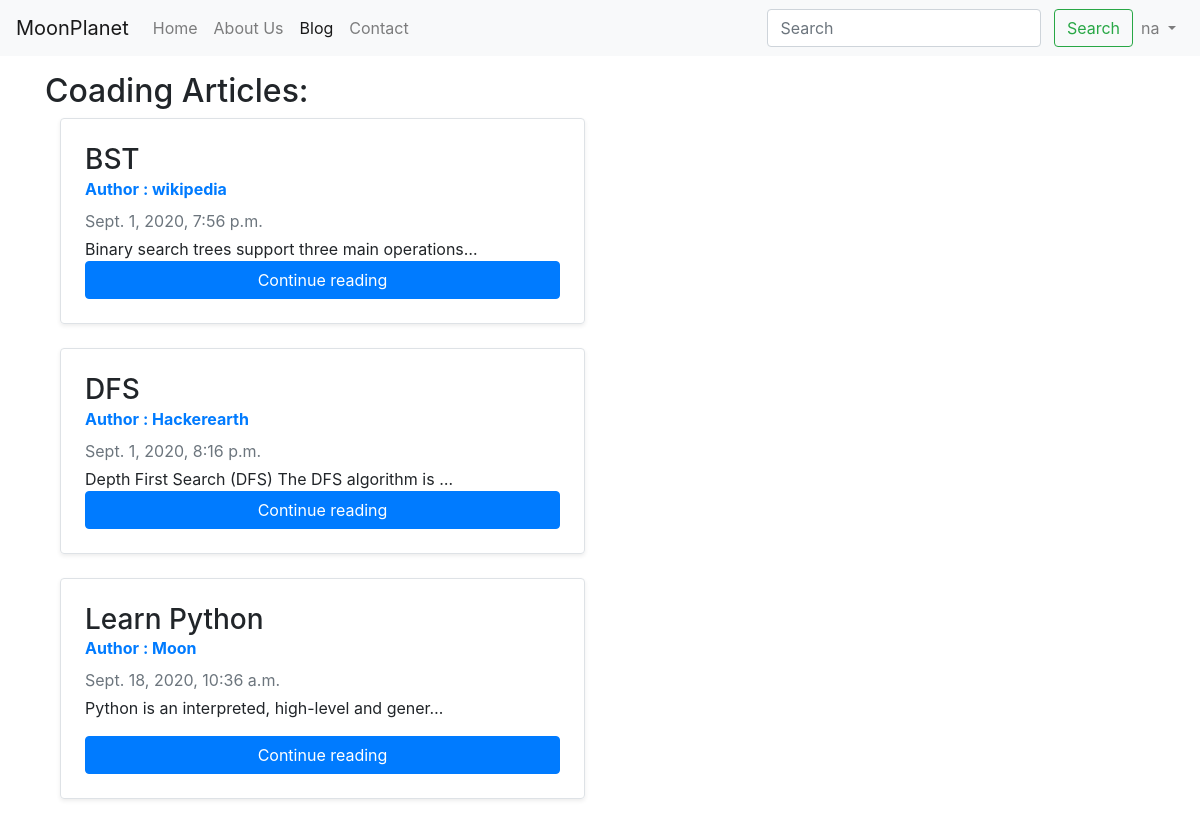
Page /blog/ (signed in) on the committed database.
### blog/models.py (models this page shows, shortened)
class Post(models.Model):
	sno=models.AutoField(primary_key=True)
	title=models.CharField(max_length=250,blank=False)
	content=models.TextField()
	author= models.CharField(max_length=50, blank=False)
	slug = models.CharField(max_length=250,blank=False)
	timeStamp=models.DateTimeField(auto_now=False, auto_now_add=True,blank=False)

### blog/views.py (the view)
# urls.py: path('', views.blogHome, name='blogHome'),
def blogHome(request):
	allposts=Post.objects.all()
	return render(request,'blog/blogHome.html',{'allPosts':allposts})

### templates/blog/blogHome.html (shortened to what this page needs)
{%extends 'base.html'%}
{%block blogactive%}active{%endblock blogactive%}
{%block body%}
<div class="container my-3">
<h2>Coading Articles: </h2>
{%for post in allPosts%}
<div class="col-md-6">
      <div class="row no-gutters border rounded overflow-hidden flex-md-row mb-4 shadow-sm h-md-250 position-relative">
        <div class="col p-4 d-flex flex-column position-static">
          <h3 class="mb-0">{{post.title}}</h3>
<strong class="d-inline-block mb-2 text-primary">Author : {{post.author}}</strong>
          <div class="mb-1 text-muted">{{post.timeStamp}}</div>
          <p class="card-text mb-auto">{{post.content|safe| truncatechars:50 }}</p>
          <a href="/blog/{{post.slug}}" role ="button" class="btn btn-primary">Continue reading</a>
        </div>
      </div>
    </div>
{%endfor%}
</div>
{%endblock%}

### templates/base.html (shortened to what this page needs)
<!doctype html>
<html lang="en">
  <head>
    <link rel="stylesheet" href="https://stackpath.bootstrapcdn.com/bootstrap/4.5.2/css/bootstrap.min.css">
  </head>
  <body>
    <nav class="navbar navbar-expand-lg navbar-light bg-light">
  <a class="navbar-brand" href="/">MoonPlanet</a>
  <div class="collapse navbar-collapse" id="navbarSupportedContent">
    <ul class="navbar-nav mr-auto">
      <li class="nav-item {%block homeactive%}{%endblock homeactive%}">
        <a class="nav-link" href="/">Home <span class="sr-only">(current)</span></a>
      </li>
      <li class="nav-item {%block aboutactive%}{%endblock aboutactive%}">
        <a class="nav-link" href="/about">About Us</a>
      </li>
	<li class="nav-item {%block blogactive%}{%endblock blogactive%}">
        <a class="nav-link" href="/blog">Blog</a>
      </li>
      <li class="nav-item {%block contactactive%}{%endblock contactactive%}">
        <a class="nav-link" href="/contact">Contact</a>
      </li>
    </ul>
<div class="ml-auto form-inline">
    <form method="get" action="/search" class="my-2 my-lg-0">
      <input class="form-control mr-sm-2" type="search" placeholder="Search" aria-label="Search" name="query" id="querys">
      <button class="btn btn-outline-success my-2 my-sm-0" type="submit">Search</button>
    </form>
{% if user.is_authenticated %}
<ul class="navbar-nav">
<li class="nav-item dropdown">
        <a class="nav-link dropdown-toggle" href="#" id="navbarDropdown" role="button" data-toggle="dropdown" aria-haspopup="true" aria-expanded="false">
          {{request.user}}
        </a>
      </li>
</ul>
{% endif %}
  </div>
</div>
</nav>
{% block body %} {% endblock %}
  </body>
</html>

### rows in the picture
Post: title "BST", author "wikipedia", timeStamp "Sept. 1, 2020, 7:56 p.m.", content "Binary search trees support three main operations…"
Post: title "DFS", author "Hackerearth", timeStamp "Sept. 1, 2020, 8:16 p.m.", content "Depth First Search (DFS) The DFS algorithm is …"
Post: title "Learn Python", author "Moon", timeStamp "Sept. 18, 2020, 10:36 a.m.", content "Python is an interpreted, high-level and gener…"

### other values in the picture
{{ request.user }} "na"
